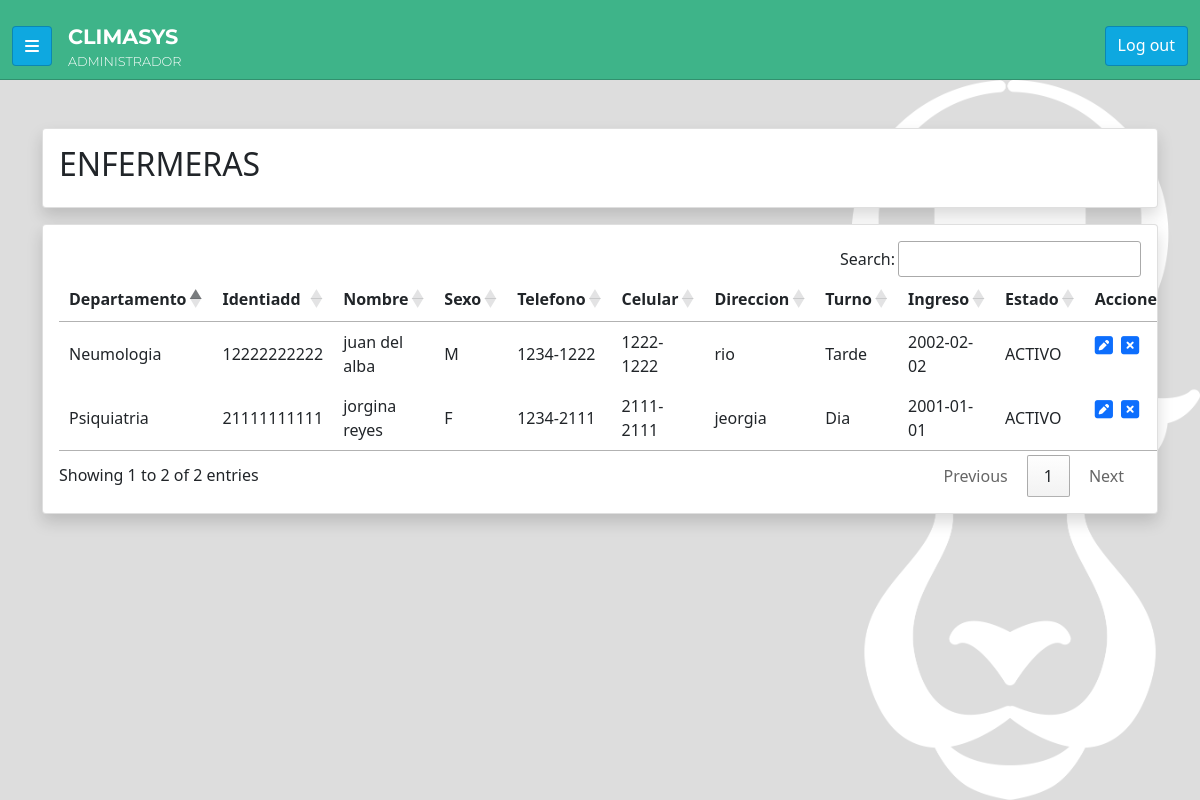
Screenshot of /mod/M02.php (signed in) with the database file from the repository.
### tables this page shows
CREATE TABLE `enfermera` (
  `dni_enfermera` varchar(50) NOT NULL,
  `cod_usuario` int(11) DEFAULT NULL,
  `cod_departamento` int(11) DEFAULT NULL,
  `cod_turno` int(11) DEFAULT NULL,
  `nombre` varchar(50) NOT NULL,
  `apellidos` varchar(50) NOT NULL,
  `sexo` varchar(1) NOT NULL,
  `telefono` varchar(50) NOT NULL,
  `celular` varchar(50) NOT NULL,
  `direccion` varchar(100) DEFAULT NULL,
  `ingreso` date NOT NULL,
  `estado` varchar(50) NOT NULL DEFAULT 'ACTIVO'
);

CREATE TABLE `departamento` (
  `cod_departamento` int(11) NOT NULL,
  `nombre` varchar(50) NOT NULL,
  `precio` decimal(10,2) NOT NULL,
  `ubicacion` varchar(100) NOT NULL,
  `estado` varchar(50) NOT NULL DEFAULT 'ACTIVO'
);

CREATE TABLE `turno` (
  `cod_turno` int(11) NOT NULL,
  `nombre` varchar(50) NOT NULL,
  `descripcion` varchar(100) NOT NULL
);

### funciones.php (called while the page is built, shortened)
<?php
  function abrir_conexion() {
    $usuario = 'id18717606_201910080047';
    $clave = '201910080047@Pass';
    $enlace = 'mysql:host=localhost;dbname=id18717606_climasys;';
    try {
      $conexion = new PDO($enlace, $usuario, $clave);
      $conexion->setAttribute(PDO::ATTR_ERRMODE, PDO::ERRMODE_EXCEPTION);
      $conexion->exec('set time_zone = "-6:00"');
    } catch (Exception $ex) {
      die($ex->getMessage());
    }
    return $conexion;
  }
  function buscar_registro($conexion, $sql, $data) {
    $registro = [];
    try {
      $sentencia = $conexion->prepare($sql);
      $sentencia->execute($data);
      $registro = $sentencia->fetch(PDO::FETCH_ASSOC);
    } catch (Exception $ex) {
      echo '<script>alert("'.$ex->getMessage().'")</script>';
    }
    return $registro;
  }
  function buscar_registros($conexion, $sql, $data) {
    $registros = [];
    try {
      $sentencia = $conexion->prepare($sql);
      $sentencia->execute($data);
      $registros = $sentencia->fetchAll(PDO::FETCH_ASSOC);
    } catch (Exception $ex) {
      echo '<script>alert("'.$ex->getMessage().'")</script>';
    }
    return $registros;
  }
  function tiene_acceso_a($accion) {
    $modulo = basename($_SERVER["SCRIPT_FILENAME"], '.php');
    $sql = 'select * from acceso where cod_modulo=:cod_modulo and cod_usuario=:cod_usuario';
    $conexion = abrir_conexion();
    $registro = buscar_registro($conexion,$sql,[':cod_modulo' => $modulo, ':cod_usuario' => $_SESSION['codigo']]);
    return true;
  }
?>

### mod/M02.php (the view, shortened to what this page needs)
<?php
  require_once $_SERVER['DOCUMENT_ROOT'].'/funciones.php';
?>
<!DOCTYPE html>
<html lang="es">
<head>
  <link href="https://cdn.jsdelivr.net/npm/bootstrap@5.0.2/dist/css/bootstrap.min.css" rel="stylesheet">
  <link rel="stylesheet" href="https://cdn.datatables.net/1.11.5/css/jquery.dataTables.min.css">
  <link rel="stylesheet" href="https://cdn.datatables.net/buttons/2.2.2/css/buttons.dataTables.min.css">
  <link rel="stylesheet" href="//<?php echo $_SERVER['HTTP_HOST'].'/css/main.css'; ?>">
</head>
<body>
  <?php require_once $_SERVER['DOCUMENT_ROOT'].'/componentes/navbar.php' ?>
  <div id="body">
    <main id="main" class="py-5">
      <div class="container">
        <div class="row justify-content-center">
          <div class="col">
            <div class="card shadow">
              <div class="card-body">
                <h2 class="card-title">
                  ENFERMERAS
                </h2>
              </div>
            </div>
          </div>
        </div>
        <div class="row justify-content-center mt-3">
          <div class="col">
            <div class="card card-table shadow">
              <div class="card-body">
                <table id="tabla">
                  <thead>
                    <tr>
                      <th>Departamento</th>
                      <th>Identiadd</th>
                      <th>Nombre</th>
                      <th>Sexo</th>
                      <th>Telefono</th>
                      <th>Celular</th>
                      <th>Direccion</th>
                      <th>Turno</th>
                      <th>Ingreso</th>
                      <th>Estado</th>
                      <th>Acciones</th>
                    </tr>
                  </thead>
                  <tbody>
                    <?php
                      $sql = 'select
                        e.*, t.nombre turno, d.nombre depto
                        from departamento d inner join enfermera e inner join turno t
                        on e.cod_turno=t.cod_turno and e.cod_departamento=d.cod_departamento';
                      $conexion = abrir_conexion();
                      $registros = buscar_registros($conexion, $sql, []);
                      $acceso_editar = tiene_acceso_a('U');
                      $acceso_eliminar = tiene_acceso_a('D');
                      foreach ($registros as $item) {
                        echo '<tr>';
                        echo '<td>'.$item['depto'].'</td>';
                        echo '<td>'.$item['dni_enfermera'].'</td>';
                        echo '<td>'.$item['nombre'].' '.$item['apellidos'].'</td>';
                        echo '<td>'.$item['sexo'].'</td>';
                        echo '<td>'.$item['telefono'].'</td>';
                        echo '<td>'.$item['celular'].'</td>';
                        echo '<td>'.$item['direccion'].'</td>';
                        echo '<td>'.$item['turno'].'</td>';
                        echo '<td>'.$item['ingreso'].'</td>';
                        echo '<td>'.$item['estado'].'</td>';
                        echo '<td class="d-flex gap-2">';
                        if ($acceso_editar && $item['estado']=='ACTIVO') {
                          echo '<a href="//'.$_SERVER['HTTP_HOST'].$_SERVER['PHP_SELF'].'?A=U&id='.$item['dni_enfermera'].'" class="icono"><i class="fa-solid fa-square-pen"></i></a>';
                        }
                        if ($acceso_eliminar) {
                          echo '<a href="//'.$_SERVER['HTTP_HOST'].$_SERVER['PHP_SELF'].'?A=D&id='.$item['dni_enfermera'].'" class="icono">'.(($item['estado'] == 'ACTIVO') ? '<i class="fa-solid fa-square-xmark"></i>' : '<i class="fa-solid fa-square-check"></i>').'</a>';
                        }
                        echo '</td>';
                        echo '</tr>';
                      }
                    ?>
                  </tbody>
                </table>
              </div>
            </div>
          </div>
        </div>
      </div>
    </main>
  </div>
</body>
</html>

### css/main.css (style rules this page uses)
body { background-color: #ddd; }
#body { display: flex; position: fixed; overflow: hidden; top: 5rem; bottom: 0; left: 0; right: 0; }
#main { background-image: url('../src/logo.png'); background-repeat: no-repeat; background-size: contain; background-position: right; width: 100%; min-width: 420px; overflow-x: hidden; overflow-y: auto; }
.icono { font-size: 1.3rem; }
.card-table .card-body { overflow-x: auto; }

### rows the page displays
enfermera: cod_departamento.nombre "Neumologia", dni_enfermera "12222222222", nombre "juan", apellidos "del alba", sexo "M", telefono "1234-1222", celular "1222-1222", direccion "rio", cod_turno.nombre "Tarde", ingreso "2002-02-02", estado "ACTIVO"
enfermera: cod_departamento.nombre "Psiquiatria", dni_enfermera "21111111111", nombre "jorgina", apellidos "reyes", sexo "F", telefono "1234-2111", celular "2111-2111", direccion "jeorgia", cod_turno.nombre "Dia", ingreso "2001-01-01", estado "ACTIVO"

### other values shown
$_SESSION['tipo'] "ADMINISTRADOR"
